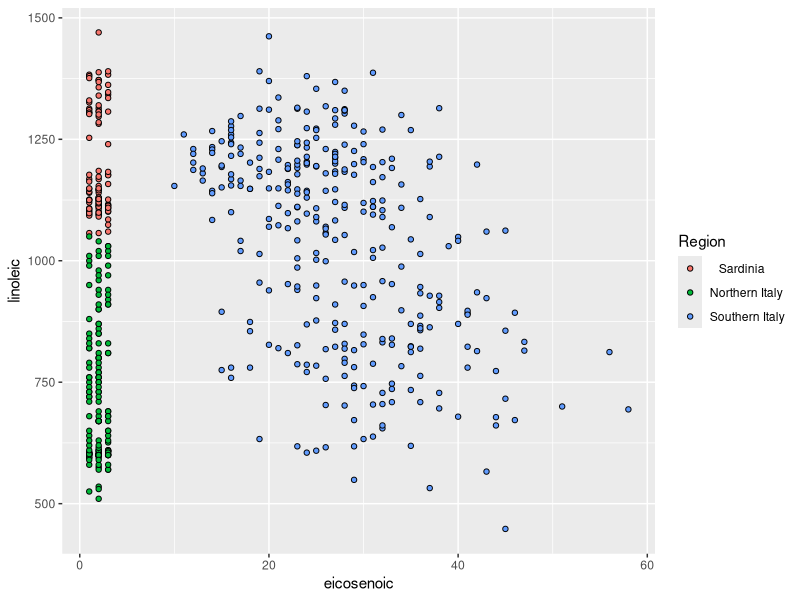
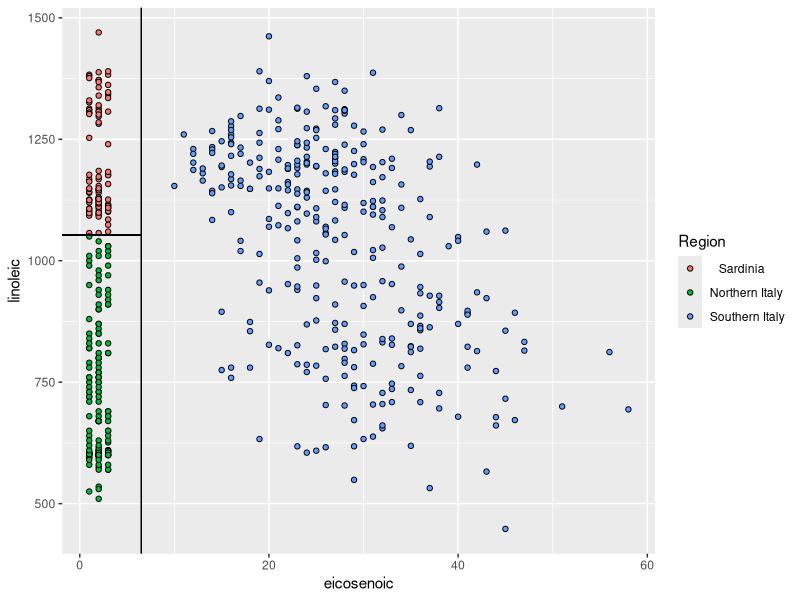
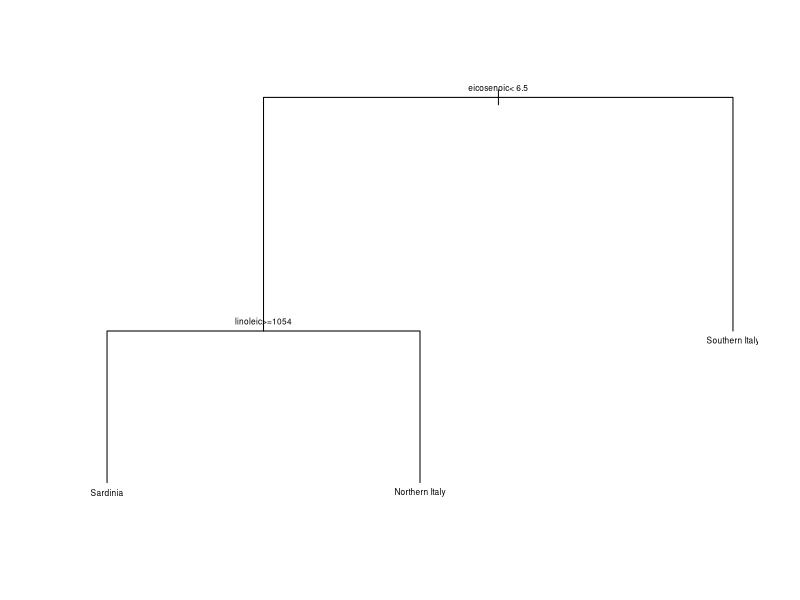
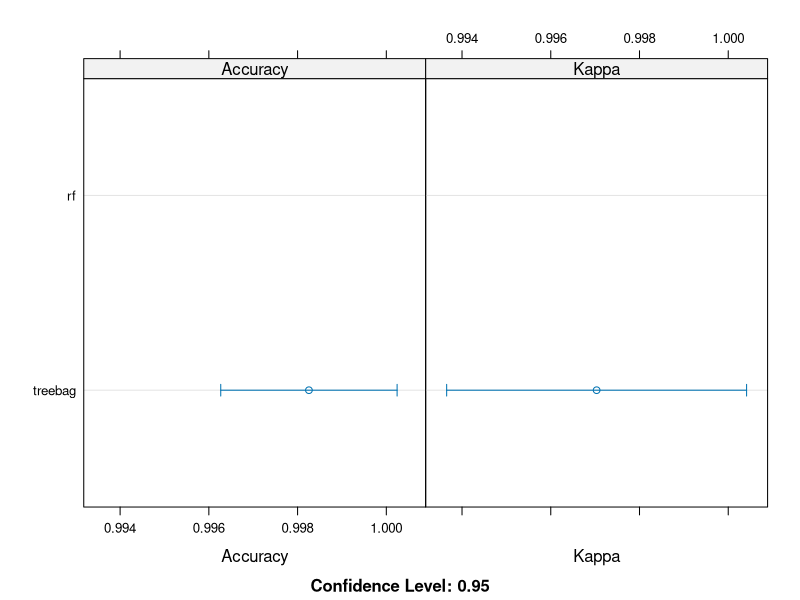

Write R code to recreate these figures, in order. (Note: this script raises an error after producing the figures.)
## ---- chunk 1
knitr::opts_chunk$set(echo = TRUE, 
                      fig.align = "center", 
                      out.width = '70%')
## ---- chunk 2
library(tidyverse)
library(rpart) ## need to install
library(caret)
## ---- chunk 3
knitr::include_graphics("https://leightonzhang.files.wordpress.com/2016/09/what-to-eat-tree.png")
## ---- chunk 4
knitr::include_graphics("https://leightonzhang.files.wordpress.com/2016/09/classification.png")
## ---- chunk 5
knitr::include_graphics("https://leightonzhang.files.wordpress.com/2016/09/regression.png")
## ---- chunk 6
olives <- read.csv("../data/olives.csv", as.is=TRUE) %>% tbl_df
names(olives)[1] <- "province"
region_names <- c("Southern Italy","   Sardinia","Northern Italy")
olives <- olives %>% mutate(Region=factor(region_names[Region]))
olives
## ---- chunk 7
table(olives$Region)
## ---- chunk 8
p <- olives %>% 
  ggplot(aes(eicosenoic, linoleic, fill=Region)) +
  geom_point(pch=21)
p
## ---- chunk 9
p <- p + geom_vline(xintercept = 6.5) + 
  geom_segment(x= -2, y = 1053.5, xend = 6.5, yend = 1053.5)
p
## ---- chunk 10
fit <- rpart(as.factor(Region)~., 
             data = select(olives, Region, linoleic, eicosenoic))
plot(fit)
text(fit, cex = 0.5)
## ---- chunk 11
modelfit <- train(Region ~ ., method = "rpart", 
                  data = select(olives, -province, -Area))
newdata <- as.data.frame(select(olives, -province, -Area, -Region))
pred_rpart <- predict(modelfit, newdata)
table(pred_rpart, olives$Region)
## ---- chunk 12
control <- trainControl(method="repeatedcv", number=10, repeats=3)
seed <- 123
metric <- "Accuracy"
## ---- chunk 13
names(getModelInfo())
## ---- chunk 14
fit_treebag <- train(Region~., data=select(olives, -province, -Area),
                     method="treebag", metric=metric, trControl=control)

newdata <- as.data.frame(select(olives, -province, -Area, -Region))
pred_treebag <- predict(fit_treebag, newdata)
table(pred_treebag, olives$Region)
## ---- chunk 15
knitr::include_graphics("https://topepo.github.io/caret/varimp/varImp_gbm_plot-1.svg")
## ---- chunk 16
control <- trainControl(method="repeatedcv", number=10, repeats=3)
seed <- 123
metric <- "Accuracy"

fit_rf <- train(Region~., data=select(olives, -province, -Area),
                 method="rf", metric=metric, trControl=control)

newdata <- as.data.frame(select(olives, -province, -Area, -Region))
pred_rf<- predict(fit_rf, newdata)
table(pred_rf, olives$Region)
## ---- chunk 17
# summarize results
bagging_results <- resamples(list(treebag=fit_treebag, rf=fit_rf))
summary(bagging_results)
## ---- chunk 18
dotplot(bagging_results)
## ---- chunk 19
control <- trainControl(method="repeatedcv", number=10, repeats=3)
seed <- 123
metric <- "Accuracy"

fit_boost <- train(Region~., data=select(olives, -province, -Area),
                 method="gbm", metric=metric, trControl=control)

newdata <- as.data.frame(select(olives, -province, -Area, -Region))
pred_boost <- predict(fit_boost, newdata)
table(pred_boost, olives$Region)
## ---- chunk 20
# summarize results
bagging_results <- resamples(list(treebag=fit_treebag, rf=fit_rf, fit_boost))
summary(bagging_results)
## ---- chunk 21
dotplot(bagging_results)
